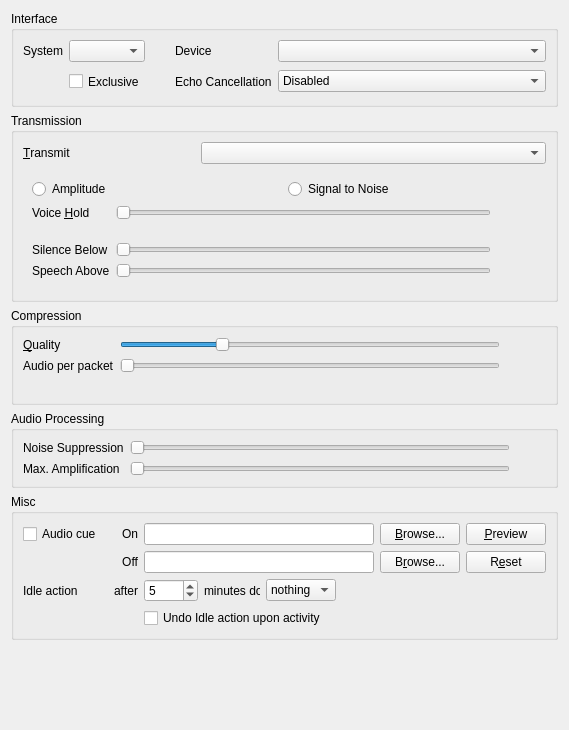
<?xml version="1.0" encoding="UTF-8"?>
<ui version="4.0">
 <class>AudioInput</class>
 <widget class="QWidget" name="AudioInput">
  <property name="geometry">
   <rect>
    <x>0</x>
    <y>0</y>
    <width>569</width>
    <height>730</height>
   </rect>
  </property>
  <property name="windowTitle">
   <string>Form</string>
  </property>
  <layout class="QVBoxLayout">
   <item>
    <widget class="QGroupBox" name="qgbInterfaces">
     <property name="title">
      <string>Interface</string>
     </property>
     <layout class="QGridLayout" name="gridLayout">
      <item row="0" column="0">
       <widget class="QLabel" name="qliSystem">
        <property name="text">
         <string>System</string>
        </property>
        <property name="buddy">
         <cstring>qcbSystem</cstring>
        </property>
       </widget>
      </item>
      <item row="0" column="1">
       <widget class="MUComboBox" name="qcbSystem">
        <property name="sizePolicy">
         <sizepolicy hsizetype="MinimumExpanding" vsizetype="Fixed">
          <horstretch>0</horstretch>
          <verstretch>0</verstretch>
         </sizepolicy>
        </property>
        <property name="toolTip">
         <string>Input method for audio</string>
        </property>
        <property name="whatsThis">
         <string>&lt;b&gt;This is the input method to use for audio.&lt;/b&gt;&lt;br /&gt;Most likely you want to use DirectSound.</string>
        </property>
       </widget>
      </item>
      <item row="0" column="2">
       <spacer>
        <property name="orientation">
         <enum>Qt::Horizontal</enum>
        </property>
        <property name="sizeType">
         <enum>QSizePolicy::Maximum</enum>
        </property>
        <property name="sizeHint" stdset="0">
         <size>
          <width>24</width>
          <height>16</height>
         </size>
        </property>
       </spacer>
      </item>
      <item row="0" column="3">
       <widget class="QLabel" name="qliDevice">
        <property name="text">
         <string>Device</string>
        </property>
        <property name="buddy">
         <cstring>qcbDevice</cstring>
        </property>
       </widget>
      </item>
      <item row="0" column="4">
       <widget class="MUComboBox" name="qcbDevice">
        <property name="sizePolicy">
         <sizepolicy hsizetype="MinimumExpanding" vsizetype="Fixed">
          <horstretch>1</horstretch>
          <verstretch>0</verstretch>
         </sizepolicy>
        </property>
        <property name="toolTip">
         <string>Input device for audio</string>
        </property>
        <property name="whatsThis">
         <string>&lt;b&gt;This is the input device to use for audio.&lt;/b&gt;</string>
        </property>
        <property name="sizeAdjustPolicy">
         <enum>MUComboBox::AdjustToMinimumContentsLength</enum>
        </property>
        <property name="minimumContentsLength">
         <number>16</number>
        </property>
       </widget>
      </item>
      <item row="1" column="1">
       <widget class="QCheckBox" name="qcbExclusive">
        <property name="minimumSize">
         <size>
          <width>0</width>
          <height>27</height>
         </size>
        </property>
        <property name="toolTip">
         <string>Exclusive mode</string>
        </property>
        <property name="whatsThis">
         <string>&lt;b&gt;This opens the device in exclusive mode.&lt;/b&gt;&lt;br /&gt;No other application will be able to use the device.</string>
        </property>
        <property name="text">
         <string>Exclusive</string>
        </property>
       </widget>
      </item>
      <item row="1" column="3">
       <widget class="QLabel" name="qliEcho">
        <property name="text">
         <string>Echo Cancellation</string>
        </property>
       </widget>
      </item>
      <item row="1" column="4">
       <widget class="MUComboBox" name="qcbEcho">
        <property name="toolTip">
         <string>Cancel echo from speakers</string>
        </property>
        <property name="whatsThis">
         <string>Enabling this will cancel the echo from your speakers. Mixed has low CPU impact, but only works well if your speakers are equally loud and equidistant from the microphone. Multichannel echo cancellation provides much better echo cancellation, but at a higher CPU cost.</string>
        </property>
        <item>
         <property name="text">
          <string>Disabled</string>
         </property>
        </item>
        <item>
         <property name="text">
          <string>Mixed echo cancellation</string>
         </property>
        </item>
        <item>
         <property name="text">
          <string>Multichannel echo cancellation</string>
         </property>
        </item>
       </widget>
      </item>
     </layout>
    </widget>
   </item>
   <item>
    <widget class="QGroupBox" name="qgbTransmission">
     <property name="sizePolicy">
      <sizepolicy hsizetype="Preferred" vsizetype="Minimum">
       <horstretch>0</horstretch>
       <verstretch>0</verstretch>
      </sizepolicy>
     </property>
     <property name="title">
      <string>Transmission</string>
     </property>
     <layout class="QGridLayout">
      <item row="0" column="0">
       <widget class="QLabel" name="qliTransmit">
        <property name="text">
         <string>&amp;Transmit</string>
        </property>
        <property name="buddy">
         <cstring>qcbTransmit</cstring>
        </property>
       </widget>
      </item>
      <item row="0" column="1" colspan="2">
       <widget class="MUComboBox" name="qcbTransmit">
        <property name="toolTip">
         <string>When to transmit your speech</string>
        </property>
        <property name="whatsThis">
         <string>&lt;b&gt;This sets when speech should be transmitted.&lt;/b&gt;&lt;br /&gt;&lt;i&gt;Continuous&lt;/i&gt; - All the time&lt;br /&gt;&lt;i&gt;Voice Activity&lt;/i&gt; - When you are speaking clearly.&lt;br /&gt;&lt;i&gt;Push To Talk&lt;/i&gt; - When you hold down the hotkey set under &lt;i&gt;Shortcuts&lt;/i&gt;.</string>
        </property>
       </widget>
      </item>
      <item row="1" column="0" colspan="3">
       <widget class="QStackedWidget" name="qswTransmit">
        <property name="sizePolicy">
         <sizepolicy hsizetype="Preferred" vsizetype="MinimumExpanding">
          <horstretch>0</horstretch>
          <verstretch>0</verstretch>
         </sizepolicy>
        </property>
        <property name="currentIndex">
         <number>1</number>
        </property>
        <widget class="QWidget" name="qwPTT">
         <layout class="QGridLayout" columnstretch="0,1,0,0">
          <item row="0" column="0">
           <widget class="QLabel" name="qliDoublePush">
            <property name="text">
             <string>DoublePush Time</string>
            </property>
            <property name="buddy">
             <cstring>qsDoublePush</cstring>
            </property>
           </widget>
          </item>
          <item row="0" column="3">
           <widget class="QLabel" name="qlDoublePush">
            <property name="sizePolicy">
             <sizepolicy hsizetype="Minimum" vsizetype="Preferred">
              <horstretch>0</horstretch>
              <verstretch>0</verstretch>
             </sizepolicy>
            </property>
            <property name="text">
             <string notr="true">TextLabel</string>
            </property>
           </widget>
          </item>
          <item row="2" column="1">
           <widget class="QCheckBox" name="qcbPushWindow">
            <property name="toolTip">
             <string>Displays an always on top window with a push to talk button in it</string>
            </property>
            <property name="text">
             <string>Display push to talk window</string>
            </property>
           </widget>
          </item>
          <item row="3" column="1">
           <spacer name="verticalSpacer">
            <property name="orientation">
             <enum>Qt::Vertical</enum>
            </property>
            <property name="sizeHint" stdset="0">
             <size>
              <width>20</width>
              <height>40</height>
             </size>
            </property>
           </spacer>
          </item>
          <item row="0" column="1" colspan="2">
           <widget class="QSlider" name="qsDoublePush">
            <property name="toolTip">
             <string>If you press the PTT key twice in this time it will get locked.</string>
            </property>
            <property name="whatsThis">
             <string>&lt;b&gt;DoublePush Time&lt;/b&gt;&lt;br /&gt;If you press the push-to-talk key twice during the configured interval of time it will be locked. Mumble will keep transmitting until you hit the key once more to unlock PTT again.</string>
            </property>
            <property name="maximum">
             <number>1000</number>
            </property>
            <property name="singleStep">
             <number>10</number>
            </property>
            <property name="pageStep">
             <number>100</number>
            </property>
            <property name="orientation">
             <enum>Qt::Horizontal</enum>
            </property>
           </widget>
          </item>
          <item row="1" column="0">
           <widget class="QLabel" name="qliPTTHold">
            <property name="text">
             <string>Hold Time</string>
            </property>
           </widget>
          </item>
          <item row="1" column="3">
           <widget class="QLabel" name="qlPTTHold">
            <property name="text">
             <string notr="true">TextLabel</string>
            </property>
           </widget>
          </item>
          <item row="1" column="1">
           <widget class="QSlider" name="qsPTTHold">
            <property name="toolTip">
             <string>Time the microphone stays open after the PTT key is released</string>
            </property>
            <property name="maximum">
             <number>5000</number>
            </property>
            <property name="singleStep">
             <number>10</number>
            </property>
            <property name="orientation">
             <enum>Qt::Horizontal</enum>
            </property>
           </widget>
          </item>
         </layout>
        </widget>
        <widget class="QWidget" name="qwVAD">
         <layout class="QGridLayout">
          <item row="0" column="0" colspan="3">
           <layout class="QHBoxLayout">
            <item>
             <widget class="QRadioButton" name="qrbAmplitude">
              <property name="toolTip">
               <string>Use Amplitude based speech detection</string>
              </property>
              <property name="whatsThis">
               <string>&lt;b&gt;This sets speech detection to use Amplitude.&lt;/b&gt;&lt;br /&gt;In this mode, the raw strength of the input signal is used to detect speech.</string>
              </property>
              <property name="text">
               <string>Amplitude</string>
              </property>
             </widget>
            </item>
            <item>
             <widget class="QRadioButton" name="qrbSNR">
              <property name="toolTip">
               <string>Use SNR based speech detection</string>
              </property>
              <property name="whatsThis">
               <string>&lt;b&gt;This sets speech detection to use Signal to Noise ratio.&lt;/b&gt;&lt;br /&gt;In this mode, the input is analyzed for something resembling a clear signal, and the clarity of that signal is used to trigger speech detection.</string>
              </property>
              <property name="text">
               <string>Signal to Noise</string>
              </property>
             </widget>
            </item>
           </layout>
          </item>
          <item row="1" column="0">
           <widget class="QLabel" name="qliTransmitHold">
            <property name="text">
             <string>Voice &amp;Hold</string>
            </property>
            <property name="buddy">
             <cstring>qsTransmitHold</cstring>
            </property>
           </widget>
          </item>
          <item row="1" column="1">
           <widget class="QSlider" name="qsTransmitHold">
            <property name="toolTip">
             <string>How long to keep transmitting after silence</string>
            </property>
            <property name="whatsThis">
             <string>&lt;b&gt;This selects how long after a perceived stop in speech transmission should continue.&lt;/b&gt;&lt;br /&gt;Set this higher if your voice breaks up when you speak (seen by a rapidly blinking voice icon next to your name).</string>
            </property>
            <property name="minimum">
             <number>20</number>
            </property>
            <property name="maximum">
             <number>250</number>
            </property>
            <property name="orientation">
             <enum>Qt::Horizontal</enum>
            </property>
           </widget>
          </item>
          <item row="1" column="2">
           <widget class="QLabel" name="qlTransmitHold">
            <property name="minimumSize">
             <size>
              <width>40</width>
              <height>0</height>
             </size>
            </property>
            <property name="text">
             <string/>
            </property>
           </widget>
          </item>
          <item row="2" column="1">
           <widget class="AudioBar" name="abSpeech" native="true">
            <property name="maximumSize">
             <size>
              <width>16777215</width>
              <height>10</height>
             </size>
            </property>
            <property name="toolTip">
             <string>Current speech detection chance</string>
            </property>
            <property name="whatsThis">
             <string>&lt;b&gt;This shows the current speech detection settings.&lt;/b&gt;&lt;br /&gt;You can change the settings from the Settings dialog or from the Audio Wizard.</string>
            </property>
           </widget>
          </item>
          <item row="3" column="0">
           <widget class="QLabel" name="qliTransmitMin">
            <property name="text">
             <string>Silence Below</string>
            </property>
           </widget>
          </item>
          <item row="3" column="1">
           <widget class="QSlider" name="qsTransmitMin">
            <property name="toolTip">
             <string>Signal values below this count as silence</string>
            </property>
            <property name="whatsThis">
             <string>&lt;b&gt;This sets the trigger values for voice detection.&lt;/b&gt;&lt;br /&gt;Use this together with the Audio Statistics window to manually tune the trigger values for detecting speech. Input values below &quot;Silence Below&quot; always count as silence. Values above &quot;Speech Above&quot; always count as voice. Values in between will count as voice if you're already talking, but will not trigger a new detection.</string>
            </property>
            <property name="minimum">
             <number>1</number>
            </property>
            <property name="maximum">
             <number>32767</number>
            </property>
            <property name="singleStep">
             <number>100</number>
            </property>
            <property name="pageStep">
             <number>1000</number>
            </property>
            <property name="orientation">
             <enum>Qt::Horizontal</enum>
            </property>
           </widget>
          </item>
          <item row="4" column="0">
           <widget class="QLabel" name="qliTransmitMax">
            <property name="text">
             <string>Speech Above</string>
            </property>
           </widget>
          </item>
          <item row="4" column="1">
           <widget class="QSlider" name="qsTransmitMax">
            <property name="toolTip">
             <string>Signal values above this count as voice</string>
            </property>
            <property name="whatsThis">
             <string>&lt;b&gt;This sets the trigger values for voice detection.&lt;/b&gt;&lt;br /&gt;Use this together with the Audio Statistics window to manually tune the trigger values for detecting speech. Input values below &quot;Silence Below&quot; always count as silence. Values above &quot;Speech Above&quot; always count as voice. Values in between will count as voice if you're already talking, but will not trigger a new detection.</string>
            </property>
            <property name="minimum">
             <number>1</number>
            </property>
            <property name="maximum">
             <number>32767</number>
            </property>
            <property name="singleStep">
             <number>100</number>
            </property>
            <property name="pageStep">
             <number>1000</number>
            </property>
            <property name="orientation">
             <enum>Qt::Horizontal</enum>
            </property>
           </widget>
          </item>
         </layout>
        </widget>
        <widget class="QWidget" name="qwContinuous"/>
       </widget>
      </item>
     </layout>
    </widget>
   </item>
   <item>
    <widget class="QGroupBox" name="qgbCompression">
     <property name="title">
      <string>Compression</string>
     </property>
     <layout class="QGridLayout">
      <item row="0" column="0">
       <widget class="QLabel" name="qliQuality">
        <property name="text">
         <string>&amp;Quality</string>
        </property>
        <property name="buddy">
         <cstring>qsQuality</cstring>
        </property>
       </widget>
      </item>
      <item row="0" column="1">
       <widget class="QSlider" name="qsQuality">
        <property name="toolTip">
         <string>Quality of compression (peak bandwidth)</string>
        </property>
        <property name="whatsThis">
         <string>&lt;b&gt;This sets the quality of compression.&lt;/b&gt;&lt;br /&gt;This determines how much bandwidth Mumble is allowed to use for outgoing audio.</string>
        </property>
        <property name="minimum">
         <number>8000</number>
        </property>
        <property name="maximum">
         <number>256000</number>
        </property>
        <property name="singleStep">
         <number>1000</number>
        </property>
        <property name="pageStep">
         <number>5000</number>
        </property>
        <property name="value">
         <number>32000</number>
        </property>
        <property name="orientation">
         <enum>Qt::Horizontal</enum>
        </property>
       </widget>
      </item>
      <item row="0" column="2">
       <widget class="QLabel" name="qlQuality">
        <property name="minimumSize">
         <size>
          <width>30</width>
          <height>0</height>
         </size>
        </property>
        <property name="text">
         <string/>
        </property>
       </widget>
      </item>
      <item row="1" column="0">
       <widget class="QLabel" name="qliFrames">
        <property name="text">
         <string>Audio per packet</string>
        </property>
        <property name="buddy">
         <cstring>qsFrames</cstring>
        </property>
       </widget>
      </item>
      <item row="1" column="1">
       <widget class="QSlider" name="qsFrames">
        <property name="toolTip">
         <string>How many audio frames to send per packet</string>
        </property>
        <property name="whatsThis">
         <string>&lt;b&gt;This selects how many audio frames should be put in one packet.&lt;/b&gt;&lt;br /&gt;Increasing this will increase the latency of your voice, but will also reduce bandwidth requirements.</string>
        </property>
        <property name="minimum">
         <number>1</number>
        </property>
        <property name="maximum">
         <number>4</number>
        </property>
        <property name="pageStep">
         <number>2</number>
        </property>
        <property name="orientation">
         <enum>Qt::Horizontal</enum>
        </property>
       </widget>
      </item>
      <item row="1" column="2">
       <widget class="QLabel" name="qlFrames">
        <property name="minimumSize">
         <size>
          <width>40</width>
          <height>0</height>
         </size>
        </property>
        <property name="text">
         <string/>
        </property>
       </widget>
      </item>
      <item row="2" column="0" colspan="3">
       <widget class="QLabel" name="qlBitrate">
        <property name="font">
         <font>
          <italic>true</italic>
         </font>
        </property>
        <property name="toolTip">
         <string>Maximum bandwidth used for sending audio</string>
        </property>
        <property name="whatsThis">
         <string>&lt;b&gt;This shows peak outgoing bandwidth used.&lt;/b&gt;&lt;br /&gt;This shows the peak amount of bandwidth sent out from your machine. Audio bitrate is the maximum bitrate (as we use VBR) for the audio data alone. Position is the bitrate used for positional information. Overhead is our framing and the IP packet headers (IP and UDP is 75% of this overhead).</string>
        </property>
        <property name="text">
         <string/>
        </property>
        <property name="alignment">
         <set>Qt::AlignCenter</set>
        </property>
       </widget>
      </item>
     </layout>
    </widget>
   </item>
   <item>
    <widget class="QGroupBox" name="qgbAudio">
     <property name="title">
      <string>Audio Processing</string>
     </property>
     <layout class="QGridLayout">
      <item row="0" column="0">
       <widget class="QLabel" name="qliNoise">
        <property name="text">
         <string>Noise Suppression</string>
        </property>
        <property name="buddy">
         <cstring>qsNoise</cstring>
        </property>
       </widget>
      </item>
      <item row="0" column="1">
       <widget class="QSlider" name="qsNoise">
        <property name="toolTip">
         <string>Noise suppression</string>
        </property>
        <property name="whatsThis">
         <string>&lt;b&gt;This sets the amount of noise suppression to apply.&lt;/b&gt;&lt;br /&gt;The higher this value, the more aggressively stationary noise will be suppressed.</string>
        </property>
        <property name="minimum">
         <number>14</number>
        </property>
        <property name="maximum">
         <number>60</number>
        </property>
        <property name="pageStep">
         <number>5</number>
        </property>
        <property name="orientation">
         <enum>Qt::Horizontal</enum>
        </property>
       </widget>
      </item>
      <item row="0" column="2">
       <widget class="QLabel" name="qlNoise">
        <property name="minimumSize">
         <size>
          <width>30</width>
          <height>0</height>
         </size>
        </property>
        <property name="text">
         <string/>
        </property>
       </widget>
      </item>
      <item row="1" column="0">
       <widget class="QLabel" name="qliAmp">
        <property name="text">
         <string>Max. Amplification</string>
        </property>
        <property name="buddy">
         <cstring>qsAmp</cstring>
        </property>
       </widget>
      </item>
      <item row="1" column="1">
       <widget class="QSlider" name="qsAmp">
        <property name="toolTip">
         <string>Maximum amplification of input sound</string>
        </property>
        <property name="whatsThis">
         <string>&lt;b&gt;Maximum amplification of input.&lt;/b&gt;&lt;br /&gt;Mumble normalizes the input volume before compressing, and this sets how much it's allowed to amplify.&lt;br /&gt;The actual level is continually updated based on your current speech pattern, but it will never go above the level specified here.&lt;br /&gt;If the &lt;i&gt;Microphone loudness&lt;/i&gt; level of the audio statistics hover around 100%, you probably want to set this to 2.0 or so, but if, like most people, you are unable to reach 100%, set this to something much higher.&lt;br /&gt;Ideally, set it so &lt;i&gt;Microphone Loudness * Amplification Factor &gt;= 100&lt;/i&gt;, even when you're speaking really soft.&lt;br /&gt;&lt;br /&gt;Note that there is no harm in setting this to maximum, but Mumble will start picking up other conversations if you leave it to auto-tune to that level.</string>
        </property>
        <property name="maximum">
         <number>19500</number>
        </property>
        <property name="singleStep">
         <number>500</number>
        </property>
        <property name="pageStep">
         <number>2000</number>
        </property>
        <property name="orientation">
         <enum>Qt::Horizontal</enum>
        </property>
       </widget>
      </item>
      <item row="1" column="2">
       <widget class="QLabel" name="qlAmp">
        <property name="minimumSize">
         <size>
          <width>30</width>
          <height>0</height>
         </size>
        </property>
        <property name="text">
         <string/>
        </property>
       </widget>
      </item>
     </layout>
    </widget>
   </item>
   <item>
    <widget class="QGroupBox" name="qgbMisc">
     <property name="title">
      <string>Misc</string>
     </property>
     <layout class="QGridLayout" name="_2">
      <item row="2" column="5">
       <widget class="QPushButton" name="qpbPushClickBrowseOff">
        <property name="toolTip">
         <string>Browse for off audio file</string>
        </property>
        <property name="text">
         <string>B&amp;rowse...</string>
        </property>
       </widget>
      </item>
      <item row="2" column="3">
       <widget class="QLabel" name="qlPushClickOff">
        <property name="text">
         <string>Off</string>
        </property>
        <property name="alignment">
         <set>Qt::AlignRight|Qt::AlignTrailing|Qt::AlignVCenter</set>
        </property>
       </widget>
      </item>
      <item row="1" column="3">
       <widget class="QLabel" name="qlPushClickOn">
        <property name="text">
         <string>On</string>
        </property>
        <property name="alignment">
         <set>Qt::AlignRight|Qt::AlignTrailing|Qt::AlignVCenter</set>
        </property>
       </widget>
      </item>
      <item row="1" column="6">
       <widget class="QPushButton" name="qpbPushClickPreview">
        <property name="toolTip">
         <string>Preview the audio cues</string>
        </property>
        <property name="whatsThis">
         <string>&lt;b&gt;Preview&lt;/b&gt;&lt;br/&gt;Plays the current &lt;i&gt;on&lt;/i&gt; sound followed by the current &lt;i&gt;off&lt;/i&gt; sound.</string>
        </property>
        <property name="text">
         <string>&amp;Preview</string>
        </property>
       </widget>
      </item>
      <item row="2" column="6">
       <widget class="QPushButton" name="qpbPushClickReset">
        <property name="toolTip">
         <string>Reset audio cue to default</string>
        </property>
        <property name="whatsThis">
         <string>&lt;b&gt;Reset&lt;/b&gt;&lt;br/&gt;Reset the paths for the files to their default.</string>
        </property>
        <property name="text">
         <string>R&amp;eset</string>
        </property>
       </widget>
      </item>
      <item row="1" column="5">
       <widget class="QPushButton" name="qpbPushClickBrowseOn">
        <property name="toolTip">
         <string>Browse for on audio file</string>
        </property>
        <property name="text">
         <string>&amp;Browse...</string>
        </property>
       </widget>
      </item>
      <item row="1" column="4">
       <widget class="QLineEdit" name="qlePushClickPathOn">
        <property name="toolTip">
         <string>Gets played when starting to transmit</string>
        </property>
       </widget>
      </item>
      <item row="2" column="4">
       <widget class="QLineEdit" name="qlePushClickPathOff">
        <property name="toolTip">
         <string>Gets played when stopping to transmit</string>
        </property>
       </widget>
      </item>
      <item row="1" column="0">
       <widget class="QCheckBox" name="qcbPushClick">
        <property name="toolTip">
         <string>Audible audio cue when starting or stopping to transmit</string>
        </property>
        <property name="whatsThis">
         <string>&lt;b&gt;This enables transmission audio cues.&lt;/b&gt;&lt;br /&gt;Setting this will give you a short audio beep when you start and stop transmitting.</string>
        </property>
        <property name="text">
         <string>Audio cue</string>
        </property>
       </widget>
      </item>
      <item row="3" column="0" colspan="2">
       <widget class="QLabel" name="qliIdle">
        <property name="text">
         <string>Idle action</string>
        </property>
       </widget>
      </item>
      <item row="4" column="4">
       <widget class="QCheckBox" name="qcbUndoIdleAction">
        <property name="toolTip">
         <string>The idle action will be reversed upon any key or mouse button input</string>
        </property>
        <property name="text">
         <string>Undo Idle action upon activity</string>
        </property>
       </widget>
      </item>
      <item row="3" column="4">
       <layout class="QHBoxLayout" name="horizontalLayout">
        <item>
         <widget class="QSpinBox" name="qsbIdle">
          <property name="minimum">
           <number>1</number>
          </property>
          <property name="maximum">
           <number>5000</number>
          </property>
          <property name="value">
           <number>5</number>
          </property>
         </widget>
        </item>
        <item>
         <widget class="QLabel" name="qlIdle">
          <property name="minimumSize">
           <size>
            <width>30</width>
            <height>0</height>
           </size>
          </property>
          <property name="text">
           <string>minutes do</string>
          </property>
         </widget>
        </item>
        <item>
         <widget class="MUComboBox" name="qcbIdleAction">
          <item>
           <property name="text">
            <string>nothing</string>
           </property>
          </item>
          <item>
           <property name="text">
            <string>deafen</string>
           </property>
          </item>
          <item>
           <property name="text">
            <string>mute</string>
           </property>
          </item>
         </widget>
        </item>
        <item>
         <spacer name="horizontalSpacer">
          <property name="orientation">
           <enum>Qt::Horizontal</enum>
          </property>
          <property name="sizeHint" stdset="0">
           <size>
            <width>40</width>
            <height>20</height>
           </size>
          </property>
         </spacer>
        </item>
       </layout>
      </item>
      <item row="3" column="3">
       <widget class="QLabel" name="qlIdle2">
        <property name="text">
         <string>after</string>
        </property>
       </widget>
      </item>
     </layout>
    </widget>
   </item>
   <item>
    <spacer>
     <property name="orientation">
      <enum>Qt::Vertical</enum>
     </property>
     <property name="sizeHint" stdset="0">
      <size>
       <width>1</width>
       <height>151</height>
      </size>
     </property>
    </spacer>
   </item>
  </layout>
 </widget>
 <customwidgets>
  <customwidget>
   <class>AudioBar</class>
   <extends>QWidget</extends>
   <header>AudioStats.h</header>
   <container>1</container>
  </customwidget>
  <customwidget>
   <class>MUComboBox</class>
   <extends>QComboBox</extends>
   <header>widgets/MUComboBox.h</header>
  </customwidget>
 </customwidgets>
 <tabstops>
  <tabstop>qcbSystem</tabstop>
  <tabstop>qcbDevice</tabstop>
  <tabstop>qcbEcho</tabstop>
  <tabstop>qcbTransmit</tabstop>
  <tabstop>qsDoublePush</tabstop>
  <tabstop>qrbSNR</tabstop>
  <tabstop>qsTransmitHold</tabstop>
  <tabstop>qsTransmitMin</tabstop>
  <tabstop>qsTransmitMax</tabstop>
  <tabstop>qsQuality</tabstop>
  <tabstop>qsFrames</tabstop>
  <tabstop>qsNoise</tabstop>
  <tabstop>qsAmp</tabstop>
 </tabstops>
 <resources/>
 <connections/>
</ui>
